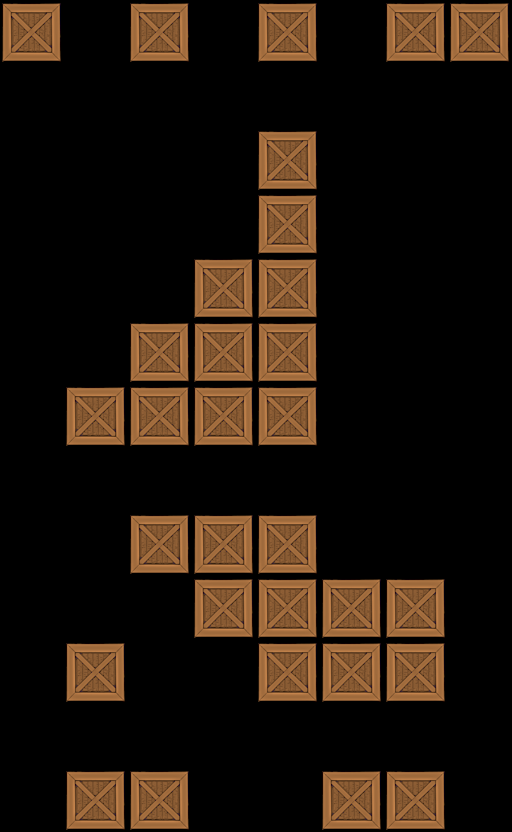

This game map was drawn from its Tiled (.tmx) file and the tilesets committed beside it. A one-line description and the trimmed map source follow:
An orthogonal 8x13 tile map with 64x64 px tiles, 1 tile layer (Tile Layer 1).

<map version="1.0" orientation="orthogonal" width="8" height="13" tilewidth="64" tileheight="64">
 <tileset firstgid="1" name="crate" tilewidth="64" tileheight="64">
  <image source="../../crate3.png" width="64" height="64" />
 </tileset>
 <layer name="Tile Layer 1" width="8" height="13">
  <data>[104 cells, 31 non-empty, 1 distinct tile ids]</data>
 </layer>
</map>
